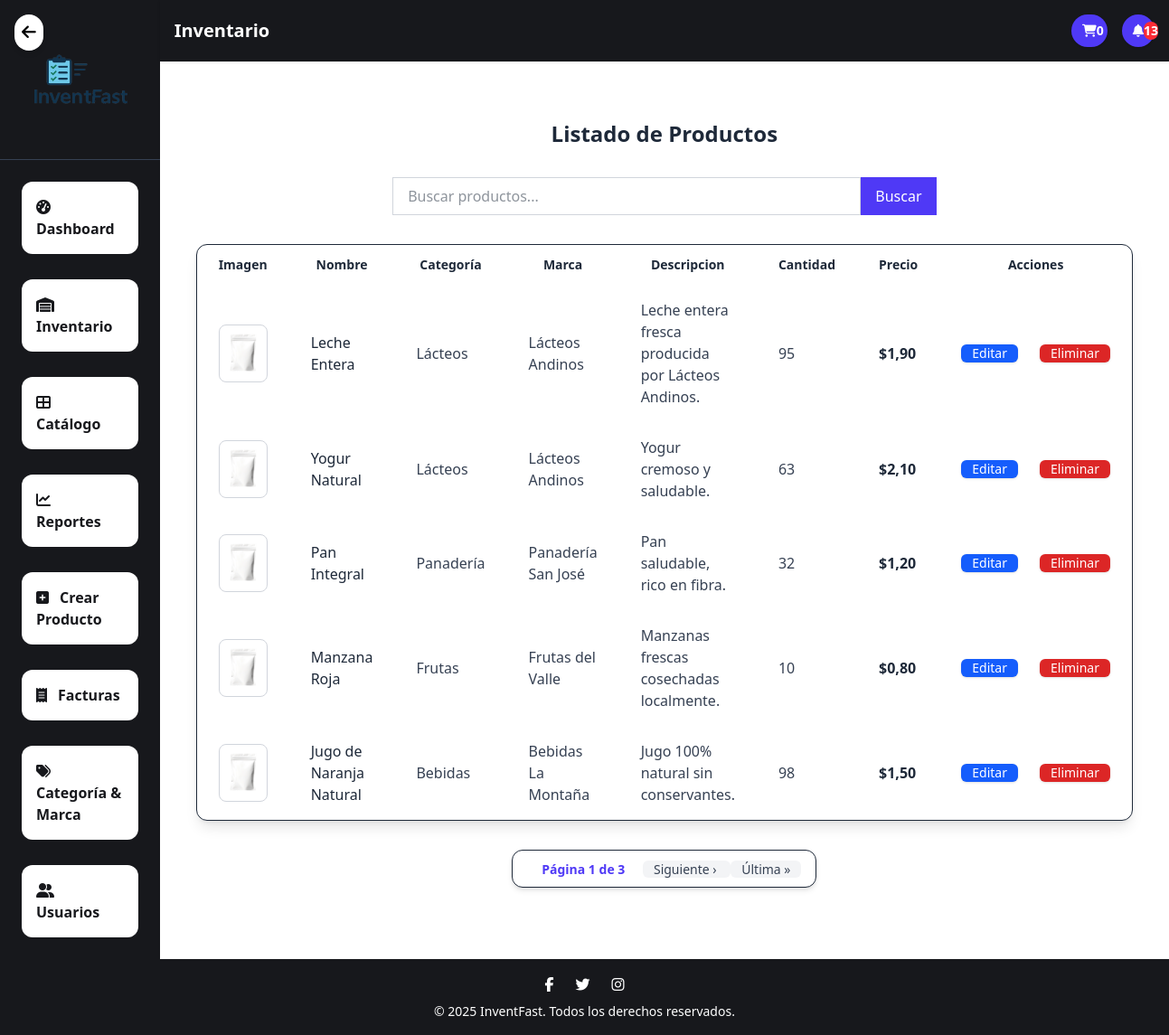
Page /product_list/ on the committed database.
### application/core/models.py (models this page shows, shortened)
class Producto(models.Model):
    nombre = models.CharField(max_length=100)
    descripcion = models.TextField(blank=True)
    cantidad = models.PositiveIntegerField(default=0)
    precio = models.DecimalField(max_digits=10, decimal_places=2)
    imagen = models.ImageField(upload_to='productos/',default='product/default.png', blank=True, null=True)
    fecha_ingreso = models.DateField(auto_now_add=True)
    activo = models.BooleanField(default=True)
    categoria = models.ForeignKey(Categoria, on_delete=models.CASCADE, related_name='productos')
    marca = models.ForeignKey(Marca, on_delete=models.CASCADE, null=True, blank=True)
    class Meta:
        unique_together = ('nombre', 'marca')  # <- restricción: nombre + marca únicos

class Categoria(models.Model):
    nombre = models.CharField(max_length=100, unique=True)
    activo = models.BooleanField(default=True)
    def __str__(self):
        return self.nombre

class Marca(models.Model):
    nombre = models.CharField(max_length=100, unique=True)
    activo = models.BooleanField(default=True)
    def __str__(self):
        return self.nombre

### application/core/views/products.py (the view, shortened to what this page needs)
# urls.py: path("product_list/", ProductoListView.as_view(), name="product_list"),
class ProductoListView(ListView):
    model = Producto
    template_name = 'core/products/product_list.html'
    context_object_name = 'productos'
    paginate_by = 5
    def get_queryset(self):
        queryset = super().get_queryset()
        query = self.request.GET.get('q', '')
        return queryset
    def get_context_data(self, **kwargs):
        context = super().get_context_data(**kwargs)
        context['query'] = self.request.GET.get('q', '')
        return context

### application/core/context_processors.py (called while the page is built)
def notificaciones_context(request):
    notificaciones = []
    productos_bajo_stock = Producto.objects.filter(cantidad__lt=20, activo=True)
    for prod in productos_bajo_stock:
        notificaciones.append(f"⚠️ Stock bajo: {prod.nombre} ({prod.cantidad} unidades)")
    productos_inactivos = Producto.objects.filter(activo=False)
    for prod in productos_inactivos:
        notificaciones.append(f"❌ Producto inactivo: {prod.nombre}")
    hace_2_dias = timezone.now() - timedelta(days=2)
    productos_nuevos = Producto.objects.filter(fecha_ingreso__gte=hace_2_dias)
    for prod in productos_nuevos:
        notificaciones.append(f"🆕 Producto agregado: {prod.nombre}")
    notificaciones.reverse()
    return {"notificaciones": notificaciones}

def carrito_count(request):
    if request.user.is_authenticated:
        carrito = Carrito.objects.filter(usuario=request.user, comprado=False).first()
        if carrito:
            total_items = sum(item.cantidad for item in carrito.items.all())
            return {'carrito_count': total_items}
    return {'carrito_count': 0}

### templates/core/products/product_list.html (shortened to what this page needs)
{% extends 'core/base.html' %}
{% load static %}
{% block page_title %}Inventario{% endblock %}
{% block content %}
<div class="flex justify-center mt-10 px-4">
    <div class="w-full max-w-6xl flex flex-col items-center space-y-8">
        <h2 class="text-2xl font-bold text-center text-gray-800">Listado de Productos</h2>
        <form method="get" action="{% url 'core:product_list' %}" class="w-full flex justify-center">
            <input type="text" name="q" value="{{ query }}" placeholder="Buscar productos..."
                class="w-1/2 px-4 py-2 border border-gray-300 rounded-l-md focus:outline-none focus:ring focus:border-indigo-500">
            <button type="submit"
                class="px-4 py-2 bg-indigo-600 text-white rounded-r-md hover:bg-indigo-700 transition">
                Buscar
            </button>
        </form>
        <div class="w-full overflow-x-auto bg-white border border-gray-200 shadow-lg rounded-xl">
            <table class="min-w-full divide-y divide-gray-200 table-auto">
                <thead class="bg-indigo-100 text-indigo-800 uppercase text-sm font-semibold">
                    <tr>
                        <th class="px-6 py-3 text-left">Imagen</th>
                        <th class="px-6 py-3 text-left">Nombre</th>
                        <th class="px-6 py-3 text-left">Categoría</th>
                        <th class="px-6 py-3 text-left">Marca</th>
                        <th class="px-6 py-3 text-left">Descripcion</th>
                        <th class="px-6 py-3 text-left">Cantidad</th>
                        <th class="px-6 py-3 text-left">Precio</th>
                        <th class="px-4 py-3 text-left">Acciones</th>
                    </tr>
                </thead>
                <tbody class="divide-y divide-gray-100">
                    {% for producto in object_list %}
                    <tr class="hover:bg-gray-50 transition duration-150 ease-in-out">
                        <td class="px-6 py-4">
                            {% if producto.imagen %}
                            <img src="{{ producto.imagen.url }}" alt="{{ producto.nombre }}"
                                class="w-16 h-16 rounded-lg object-cover border border-gray-300">
                            {% else %}
                            <span class="text-gray-500 italic">Sin imagen</span>
                            {% endif %}
                        </td>
                        <td class="px-6 py-4 font-medium text-gray-800">{{ producto.nombre }}</td>
                        <td class="px-6 py-4 text-gray-700">{{ producto.categoria }}</td>
                        <td class="px-6 py-4 text-gray-700">{{ producto.marca }}</td>
                        <td class="px-6 py-4 text-gray-700">{{ producto.descripcion }}</td>
                        <td class="px-6 py-4 text-gray-700">{{ producto.cantidad }}</td>
                        <td class="px-6 py-4 text-green-600 font-semibold">${{ producto.precio }}</td>
                        <td class="px-6 py-4">
                            <div class="flex justify-start items-center gap-6">
                                <a href="{% url 'core:product_update' producto.id %}"
                                    class="inline-flex items-center justify-center px-3 py-1.5 bg-blue-600 text-white rounded-md shadow hover:bg-blue-700 transition text-sm font-medium">
                                    Editar
                                </a>
                                <a href="{% url 'core:product_delete' producto.id %}"
                                    style="background-color: #dc2626; color: white;"
                                    class="inline-flex items-center justify-center px-3 py-1.5 rounded-md shadow hover:bg-red-700 transition text-sm font-medium">
                                    Eliminar
                                </a>
                            </div>
                        </td>
                    </tr>
                    {% empty %}
                    <tr>
                        <td colspan="8" class="text-center text-gray-500 italic py-6">No hay productos registrados.</td>
                    </tr>
                    {% endfor %}
                </tbody>
            </table>
        </div>
        {% if is_paginated %}
        <div class="flex justify-center mt-5">
            <nav class="inline-flex items-center space-x-1 bg-white px-4 py-2 rounded-xl shadow-md border border-gray-200"
                aria-label="Paginación">
                <span class="px-4 py-1.5 text-sm font-semibold text-indigo-600">
                    Página {{ page_obj.number }} de {{ page_obj.paginator.num_pages }}
                </span>
                {% if page_obj.has_next %}
                <a href="?q={{ query }}&page={{ page_obj.next_page_number }}"
                    class="px-3 py-1.5 text-sm font-medium rounded-md bg-gray-100 text-gray-700 hover:bg-indigo-100 transition">
                    Siguiente ›
                </a>
                <a href="?q={{ query }}&page={{ page_obj.paginator.num_pages }}"
                    class="px-3 py-1.5 text-sm font-medium rounded-md bg-gray-100 text-gray-700 hover:bg-indigo-100 transition">
                    Última »
                </a>
                {% endif %}
            </nav>
        </div>
        {% endif %}
    </div>
</div>
{% endblock %}

### rows in the picture
Producto: imagen (placeholder picture), nombre "Leche Entera", categoria "Lácteos", marca "Lácteos Andinos", descripcion "Leche entera fresca producida por Lácteos Andinos.", cantidad "95", precio "1,90"
Producto: imagen (placeholder picture), nombre "Yogur Natural", categoria "Lácteos", marca "Lácteos Andinos", descripcion "Yogur cremoso y saludable.", cantidad "63", precio "2,10"
Producto: imagen (placeholder picture), nombre "Pan Integral", categoria "Panadería", marca "Panadería San José", descripcion "Pan saludable, rico en fibra.", cantidad "32", precio "1,20"
Producto: imagen (placeholder picture), nombre "Manzana Roja", categoria "Frutas", marca "Frutas del Valle", descripcion "Manzanas frescas cosechadas localmente.", cantidad "10", precio "0,80"
Producto: imagen (placeholder picture), nombre "Jugo de Naranja Natural", categoria "Bebidas", marca "Bebidas La Montaña", descripcion "Jugo 100% natural sin conservantes.", cantidad "98", precio "1,50"

### other values in the picture
{{ carrito_count|default:0 }} "0"
{{ notificaciones|length }} "13"
{{ page_obj.number }} "1"
{{ page_obj.paginator.num_pages }} "3"
